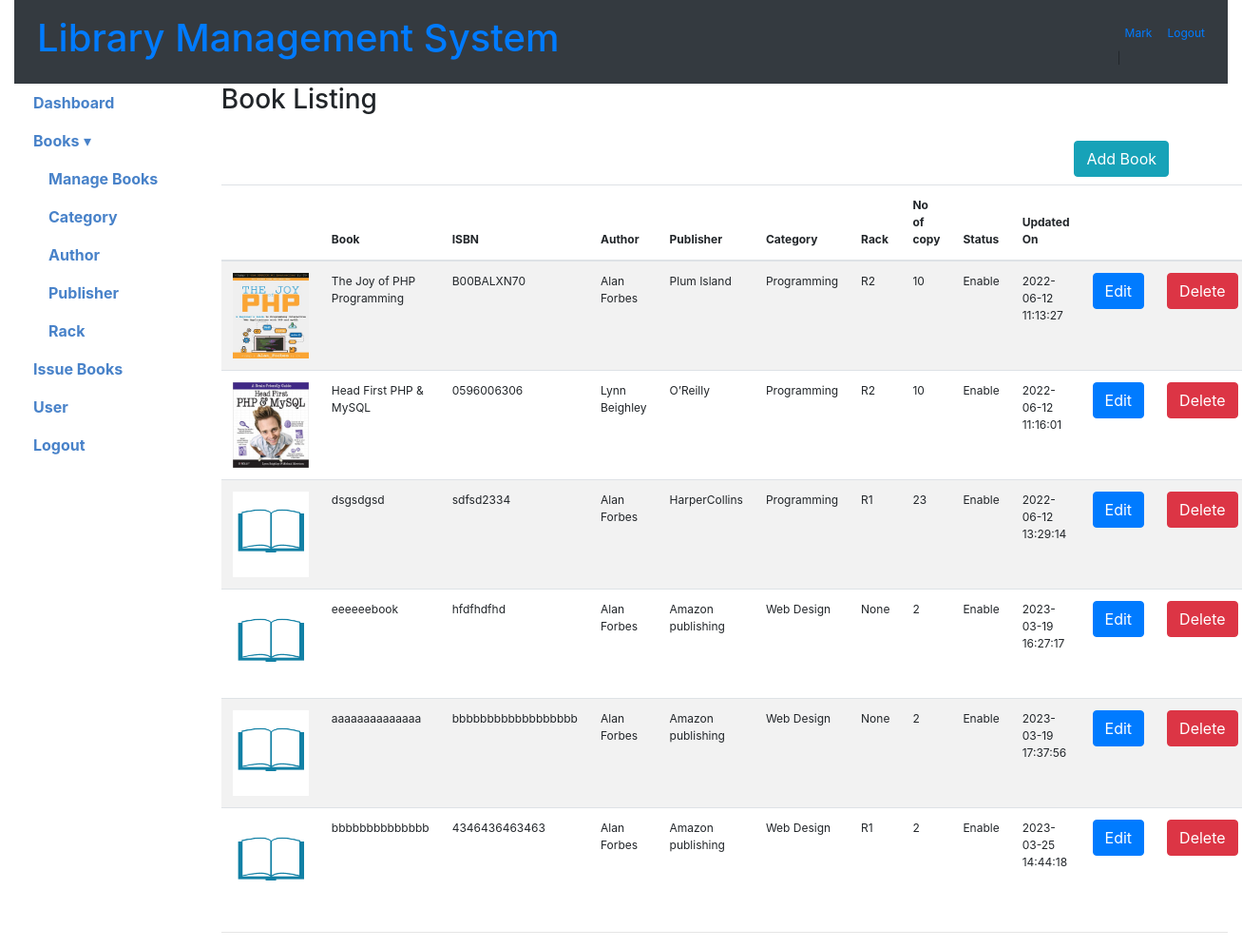
/books (signed in), run on the app's committed database.
### tables this page shows
CREATE TABLE book (
  bookid INTEGER NOT NULL PRIMARY KEY AUTOINCREMENT,
  categoryid INTEGER NOT NULL,
  authorid INTEGER NOT NULL,
  rackid INTEGER NOT NULL,
  name TEXT NOT NULL,
  picture TEXT NOT NULL,
  publisherid INTEGER NOT NULL,
  isbn TEXT NOT NULL,
  no_of_copy INTEGER NOT NULL,
  status TEXT CHECK(status IN ('Enable', 'Disable')) NOT NULL,
  added_on TEXT NOT NULL DEFAULT (datetime('now')),
  updated_on TEXT NOT NULL DEFAULT (datetime('now'))
);

CREATE TABLE author (
  authorid INTEGER NOT NULL PRIMARY KEY AUTOINCREMENT,
  name TEXT NOT NULL,
  status TEXT CHECK(status IN ('Enable', 'Disable')) NOT NULL
);

CREATE TABLE publisher (
  publisherid INTEGER NOT NULL PRIMARY KEY AUTOINCREMENT,
  name TEXT NOT NULL,
  status TEXT CHECK(status IN ('Enable', 'Disable')) NOT NULL
);

CREATE TABLE category (
  categoryid INTEGER NOT NULL PRIMARY KEY AUTOINCREMENT,
  name TEXT NOT NULL,
  status TEXT CHECK(status IN ('Enable', 'Disable')) NOT NULL
);

CREATE TABLE rack (
  rackid INTEGER NOT NULL PRIMARY KEY AUTOINCREMENT,
  name TEXT NOT NULL,
  status TEXT CHECK(status IN ('Enable', 'Disable')) NOT NULL DEFAULT 'Enable'
);

### app.py (the view)
@app.route("/books", methods=['GET', 'POST'])
def books():
    if 'loggedin' in session:
        conn = get_db_connection()
        cursor = conn.cursor()
        cursor.execute('''SELECT book.bookid, book.picture, book.name,
                       book.status, book.isbn, book.no_of_copy, book.updated_on,
                       author.name AS author_name, category.name AS category_name,
                       rack.name AS rack_name, publisher.name AS publisher_name FROM
                       book LEFT JOIN author ON author.authorid = book.authorid LEFT JOIN
                       category ON category.categoryid = book.categoryid LEFT JOIN rack ON
                       rack.rackid = book.rackid LEFT JOIN publisher ON publisher.publisherid = book.publisherid''')
        books = cursor.fetchall()
        cursor.execute("SELECT authorid, name FROM author")
        authors = cursor.fetchall()
        cursor.execute("SELECT publisherid, name FROM publisher")
        publishers = cursor.fetchall()
        cursor.execute("SELECT categoryid, name FROM category")
        categories = cursor.fetchall()
        cursor.execute("SELECT rackid, name FROM rack")
        racks = cursor.fetchall()
        conn.close()
        return render_template("books.html", books=books, authors=authors, publishers=publishers, categories=categories, racks=racks)
    return redirect(url_for('login'))

### app.py (called while the page is built)
def get_db_connection():
    conn = sqlite3.connect('library-system.db')
    conn.row_factory = sqlite3.Row
    return conn

### templates/books.html (shortened to what this page needs)
{% include 'header.html' %}
<body>
  <div class="container-fluid" id="main">
	{% include 'top_menus.html' %}
    <div class="row row-offcanvas row-offcanvas-left">
	  {% include 'left_menus.html' %}
      <div class="col-md-9 col-lg-10 main">
		<h3>Book Listing</h3>
			<br>
			<div class="float-right mb-2 col-md-2">
				<button type="button" id="addBook" class="btn btn-info" title="Add book"><span class="glyphicon glyphicon-plus">Add Book</span></button>
			</div>
			<br><br>
			<table class="table table-striped">
			<thead>
			  <tr>
				<th></th>
				<th>Book</th>
				<th>ISBN</th>
				<th>Author</th>
				<th>Publisher</th>
				<th>Category</th>
				<th>Rack</th>
				<th>No of copy</th>
				<th>Status</th>
				<th>Updated On</th>
				<th></th>
				<th></th>
			  </tr>
			</thead>
			<tbody>
			  {% for book in books %}
				  <tr>
					<td>
					{% if book.picture %}
						<img src="../static/images/{{book.picture}}" width="80" height="90">
					{% else %}
						<img src="../static/images/default.jpg" width="80" height="90">
					{% endif %}
					</td>
					<td>{{book.name}}</td>
					<td>{{book.isbn}}</td>
					<td>{{book.author_name}}</td>
					<td>{{book.publisher_name}}</td>
					<td>{{book.category_name}}</td>
					<td>{{book.rack_name}}</td>
					<td>{{book.no_of_copy}}</td>
					<td>{{book.status}}</td>
					<td>{{book.updated_on}}</td>
					<td><a href="{{url_for('edit_book', bookid=book.bookid)}}" class="btn btn-primary">Edit</a></td>
					<td><a href="{{url_for('delete_book', bookid=book.bookid)}}" class="btn btn-danger">Delete</a></td>
				  </tr>
			{% endfor %}
			</tbody>
		  </table>
        <hr>
       </div>
      </div>
    </div>
  </body>
</html>

### templates/header.html (shortened to what this page needs)
<!DOCTYPE html>
<html>
<head>
<link href="//maxcdn.bootstrapcdn.com/bootstrap/4.1.1/css/bootstrap.min.css" rel="stylesheet" id="bootstrap-css">
<link rel="stylesheet" href="https://cdn.jsdelivr.net/npm/bootstrap@4.6.1/dist/css/bootstrap.min.css">
<link rel= "stylesheet" type= "text/css" href= "{{ url_for('static',filename='style/dashboard.css') }}">
</head>

### templates/top_menus.html (shortened to what this page needs)
<nav class="navbar navbar-expand-sm bg-dark">
    <div class="navbar-collapse collapse" id="collapsingNavbar">
      <ul class="navbar-nav">
        <li class="nav-item active">
           <h1><a class="nav-link" href="#">Library Management System <span class="sr-only">LMS</span></a></h1>
        </li>
      </ul>
	  <ul class="navbar-nav ml-auto">
		{% if session['userid'] %}
			<li class="nav-item">
				<a class="nav-link" href="#">{{session.name}} </a> |
			</li>
			<li class="nav-item">
			  <a class="nav-link" href="{{ url_for('logout') }}"> Logout</a>
			</li>
		{% else %}
			<li class="nav-item">
				  <a class="nav-link" href="index.php">Login</a>
			</li>
		{% endif %}
      </ul>
    </div>
  </nav>

### templates/left_menus.html
<div class="col-md-3 col-lg-2 sidebar-offcanvas" id="sidebar" role="navigation">
<ul class="nav flex-column pl-1 leftMenus">
<li class="nav-item"><a class="nav-link" href="{{ url_for('dashboard') }}"><strong>Dashboard</strong></a></li>
<li class="nav-item">
	<a class="nav-link" href="#submenu1" data-toggle="collapse" data-target="#submenu1"><strong>Books</strong> ▾</a>
	<ul class="list-unstyled flex-column pl-3 collapse show" id="submenu1" aria-expanded="false">
		<li class="nav-item"><a class="nav-link" href="{{ url_for('books') }}"><strong>Manage Books</strong></a></li>
		<li class="nav-item"><a class="nav-link" href="{{ url_for('category')}}"><strong>Category</strong></a></li>
		<li class="nav-item"><a class="nav-link" href="{{ url_for('author')}}"><strong>Author</strong></a></li>
		<li class="nav-item"><a class="nav-link" href="{{ url_for('publisher')}}"><strong>Publisher</strong></a></li>
		<li class="nav-item"><a class="nav-link" href="{{ url_for('rack')}}"><strong>Rack</strong></a></li>
	</ul>
</li>
<li class="nav-item"><a class="nav-link" href="{{ url_for('list_issue_book')}}"><strong>Issue Books</strong></a></li>
<li class="nav-item"><a class="nav-link" href="{{ url_for('users') }}"><strong>User</strong></a></li>
<li class="nav-item"><a class="nav-link" href="{{ url_for('logout') }}"><strong>Logout</strong></a></li>
</ul>
</div>

### static/style/dashboard.css (style rules this page uses)
body { font-size:12px; }
.leftMenus a { font-size:16px; color:#4882c9; }

### data on the page
book: picture (picture), name "The Joy of PHP Programming", isbn "B00BALXN70", author_name "Alan Forbes", publisher_name "Plum Island", category_name "Programming", rack_name "R2", no_of_copy "10", status "Enable", updated_on "2022-06-12 11:13:27"
book: picture (picture), name "Head First PHP & MySQL", isbn "0596006306", author_name "Lynn Beighley", publisher_name "O’Reilly", category_name "Programming", rack_name "R2", no_of_copy "10", status "Enable", updated_on "2022-06-12 11:16:01"
book: name "dsgsdgsd", isbn "sdfsd2334", author_name "Alan Forbes", publisher_name "HarperCollins", category_name "Programming", rack_name "R1", no_of_copy "23", status "Enable", updated_on "2022-06-12 13:29:14"
book: name "eeeeeebook", isbn "hfdfhdfhd", author_name "Alan Forbes", publisher_name "Amazon publishing", category_name "Web Design", rack_name "None", no_of_copy "2", status "Enable", updated_on "2023-03-19 16:27:17"
book: name "aaaaaaaaaaaaaa", isbn "bbbbbbbbbbbbbbbbbb", author_name "Alan Forbes", publisher_name "Amazon publishing", category_name "Web Design", rack_name "None", no_of_copy "2", status "Enable", updated_on "2023-03-19 17:37:56"
book: name "bbbbbbbbbbbbbb", isbn "4346436463463", author_name "Alan Forbes", publisher_name "Amazon publishing", category_name "Web Design", rack_name "R1", no_of_copy "2", status "Enable", updated_on "2023-03-25 14:44:18"

### other printed values
{{ session.name }} "Mark"
